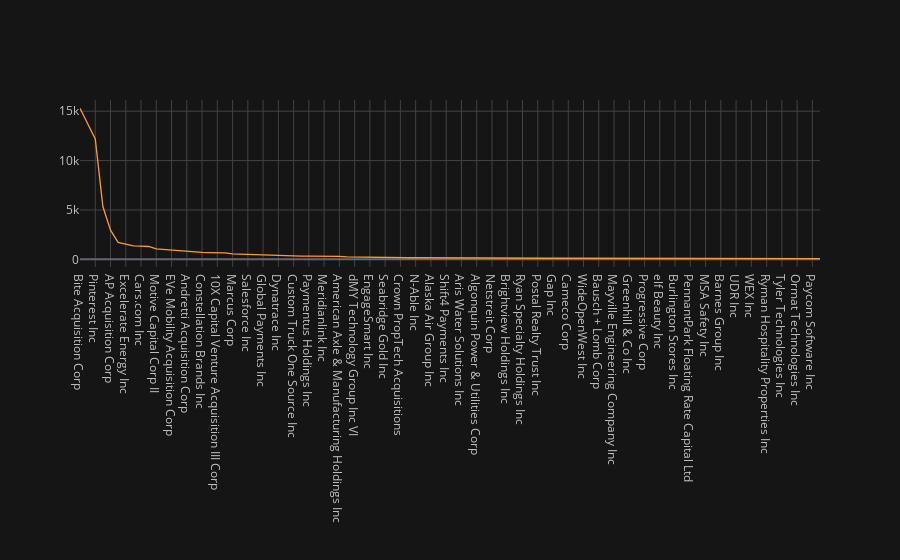

Notebook code for this chart:
### Markdown cell above
#### Get Equities by PE

### Code cell
equities = nyse_equities.query("Pe >= 70")
plot_and_display(equities, "Pe")

### Figure 1 — Plotly figure (JSON) as saved in the notebook; plotly's stock layout.template omitted (floating-point values rounded to 4 significant figures)
{"data": [{"line": {"color": "rgba(255, 153, 51, 1.0)", "dash": "solid", "shape": "linear", "width": 1.3}, "mode": "lines", "name": "Pe", "text": "", "type": "scatter", "x": ["Bite Acquisition Corp", "ShoulderUP Technology Acquisition Corp", "Pinterest Inc", "Global Net Lease Inc", "AP Acquisition Corp", "AltC Acquisition Corp", "Excelerate Energy Inc", "GoGreen Investments Corp", "Cars.com Inc", "Braemar Hotels & Resorts Inc", "Motive Capital Corp II", "Helmerich and Payne Inc", "EVe Mobility Acquisition Corp", "Nov Inc", "Andretti Acquisition Corp", "Waverley Capital Acquisition Corp 1", "Constellation Brands Inc", "Nabors Energy Transition Corp", "10X Capital Venture Acquisition III Corp", "Pure Storage Inc", "Marcus Corp", "Metals Acquisition Corp", "Salesforce Inc", "Paramount Group Inc", "Global Payments Inc", "Equity Commonwealth", "Dynatrace Inc", "ServiceNow Inc", "Custom Truck One Source Inc", "Navigator Holdings Ltd", "Paymentus Holdings Inc", "ATI Inc", "Meridianlink Inc", "Delta Air Lines Inc", "American Axle & Manufacturing Holdings Inc", "Cadre Holdings Inc", "dMY Technology Group Inc VI", "Vertiv Holdings Co", "EngageSmart Inc", "Welltower Inc", "Seabridge Gold Inc", "Maxar Technologies Inc", "Crown PropTech Acquisitions", "Alamos Gold Inc", "N-Able Inc", "Boston Beer Company Inc", "Alaska Air Group Inc", "Prudential Financial Inc", "Shift4 Payments Inc", "Adit EdTech Acquisition Cor", "Aris Water Solutions Inc", "Empire State Realty Trust Inc", "Algonquin Power & Utilities Corp", "DHI Group Inc", "Netstreit Corp", "Enovis Corp", "Brightview Holdings Inc", "Altus Power Inc", "Ryan Specialty Holdings Inc", "Boston Scientific Corp", "Postal Realty Trust Inc", "RPT Realty", "Gap Inc", "Coty Inc", "Cameco Corp", "CTO Realty Growth Inc", "WideOpenWest Inc", "Live Nation Entertainment Inc", "Bausch + Lomb Corp", "Markforged Holding Corp", "Mayville Engineering Company Inc", "Calix Inc", "Greenhill & Co Inc", "Planet Fitness Inc", "Progressive Corp", "Madison Square Garden Sports Corp", "elf Beauty Inc", "International Business Machines Corp", "Burlington Stores Inc", "Aptiv PLC", "PennantPark Floating Rate Capital Ltd", "Black Spade Acquisition Co", "MSA Safety Inc", "Ares Management Corp", "Barnes Group Inc", "Zimmer Biomet Holdings Inc", "UDR Inc", "Hyatt Hotels Corp", "WEX Inc", "ESM Acquisition Corp", "Ryman Hospitality Properties Inc", "DoubleVerify Holdings Inc", "Tyler Technologies Inc", "Alta Equipment Group Inc", "Ormat Technologies Inc", "Westwood Holdings Group Inc", "Paycom Software Inc", "EG Acquisition Corp"], "y": [15290.0, 13670.0, 12190.0, 5351.0, 2960, 1721.0, 1505.0, 1363.0, 1347.0, 1302.0, 1053.0, 993.0, 967.0, 834.4, 826.9, 728.9, 713.4, 687.5, 669.8, 665.1, 550.2, 507.1, 503.1, 486.0, 461.7, 426.7, 399.2, 398.1, 384.0, 331.0, 329.3, 327.7, 323.7, 302.4, 301.7, 240.4, 222.5, 212.7, 199.6, 182.0, 174.9, 170.3, 164.5, 164.0, 159.5, 152.3, 149.9, 140.1, 139.1, 135.3, 131.2, 124.7, 124.6, 122.6, 120.3, 120.2, 118.3, 114.8, 113.1, 112.0, 111.0, 109.7, 109.1, 108.6, 107.7, 107.3, 106.7, 103.4, 98.85, 98.79, 94.87, 93.64, 93.24, 92.97, 92.91, 91.65, 89.44, 88.05, 87.42, 83.72, 83.04, 82.84, 82.33, 82.3, 81.44, 79.95, 79.49, 79.05, 73.51, 73.23, 73.08, 73.03, 72.4, 72.34, 71.81, 71.47, 70.64, 70.38]}], "layout": {"autosize": true, "legend": {"bgcolor": "#151516", "font": {"color": "#D9D9D9"}}, "paper_bgcolor": "#151516", "plot_bgcolor": "#151516", "title": {"font": {"color": "#D9D9D9"}}, "xaxis": {"autorange": true, "gridcolor": "#434343", "range": [0, 97], "showgrid": true, "tickfont": {"color": "#C2C2C2"}, "title": {"font": {"color": "#D9D9D9"}, "text": ""}, "type": "category", "zerolinecolor": "#666570"}, "yaxis": {"autorange": true, "gridcolor": "#434343", "range": [-775.0, 16130.0], "showgrid": true, "tickfont": {"color": "#C2C2C2"}, "title": {"font": {"color": "#D9D9D9"}, "text": ""}, "type": "linear", "zerolinecolor": "#666570"}}}
